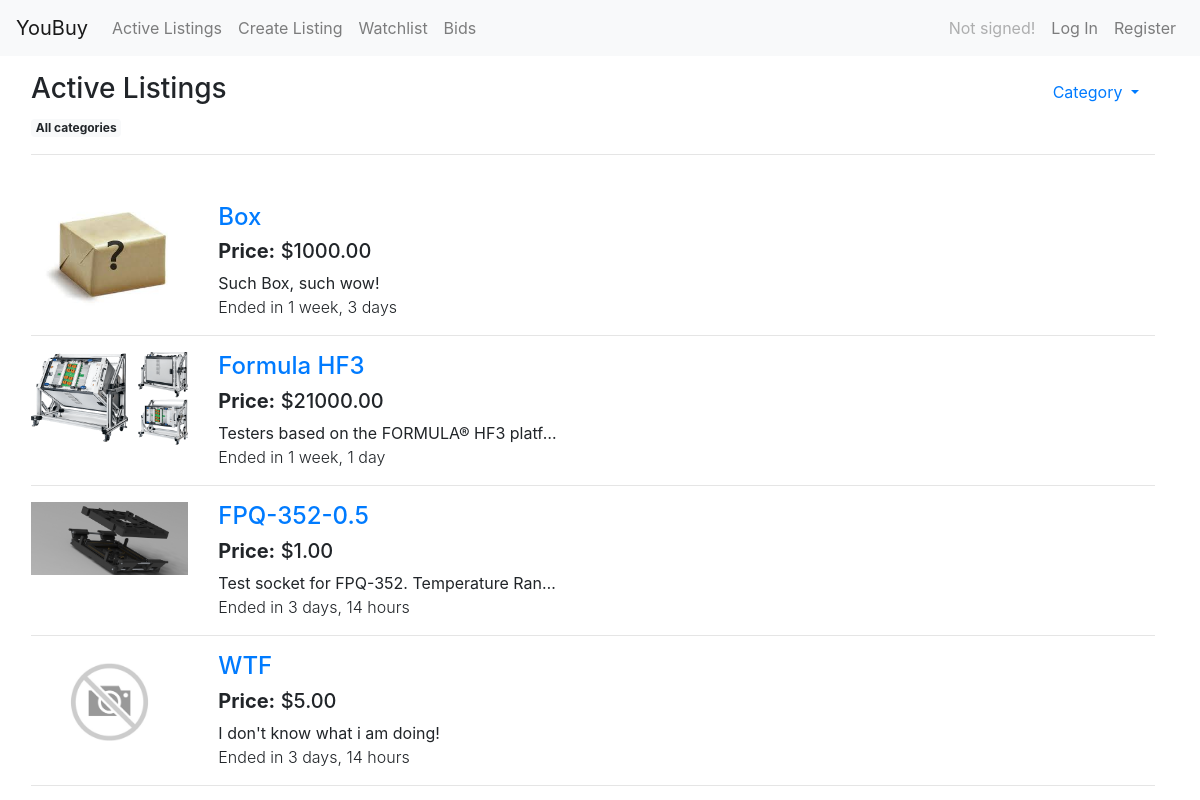
Before: / with the older database file.
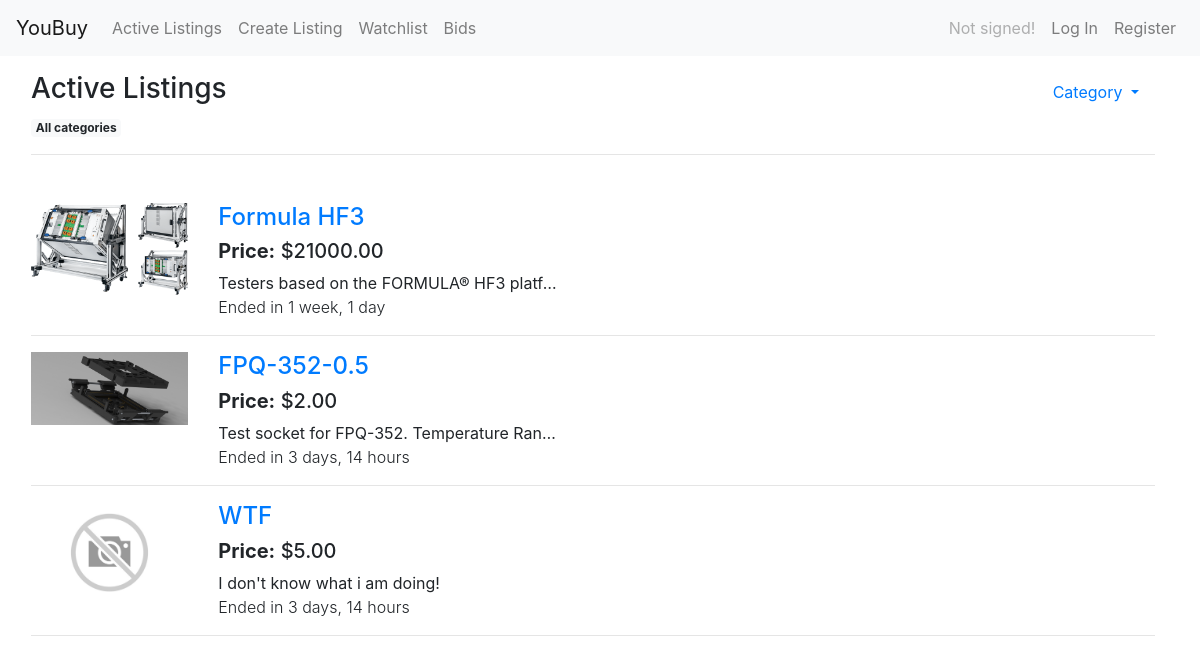
After: the same page with the newer database file.
### auctions/models.py (models this page shows, shortened)
class Listing(models.Model):
    CATEGORIES_CHOICES = [
        ("fashion", "Fashion"),
        ("electronics", "Electronics"),
        ("home", "Home"),
        ("hobby", "Hobby"),
        ("toys", "Toys"),
        ("other", "Other")
    ]
    title = models.CharField(max_length=64)
    description = models.TextField(blank=False)
    category = models.CharField(max_length=64, choices=CATEGORIES_CHOICES)
    start_price = models.DecimalField(max_digits=13, decimal_places=2)
    price = models.DecimalField(max_digits=13, decimal_places=2)
    image = models.ImageField(upload_to=util.user_directory_path, blank=True)
    start_date = models.DateTimeField()
    end_date = models.DateTimeField()
    owner = models.ForeignKey("User", on_delete=models.CASCADE, related_name="listings")

### auctions/views.py (the view)
# urls.py: path("", views.index, name="index"),
def index(request):
    return listings_view(request)

### auctions/views.py (called while the page is built)
def listings_view(request, category=None):
    if category:
        listings = Listing.objects.filter(category=category, end_date__gt=datetime.now())
    else:
        listings = Listing.objects.filter(end_date__gt=datetime.now())
    return render(request, "auctions/index.html", context={
        "listings": listings,
        "category": category
    })

### auctions/templates/auctions/index.html (shortened to what this page needs)
{% extends "auctions/layout.html" %}
{% block body %}
<div class="container-fluid">
            <div class="row pl-3 pt-3">
                <div class="col">
                    <ul class="nav">
                        <li class="nav-text">
                        <div>
                            <h3>Active Listings
                            </h3>
                            {% if category %}
                            <span class="badge badge-light">{{ category|capfirst  }}</span>
                            {% else%}
                            <span class="badge badge-light">All categories</span>
                            {% endif %}
                        </div>
                        </li>
                        <li class="nav-item dropdown ml-auto">
                                <a class="nav-link dropdown-toggle" data-toggle="dropdown" href="#" role="button" aria-haspopup="true" aria-expanded="false">
                                    Category
                                </a>
                        </li>
                    </ul>
                    <hr>
                </div>
            </div>
            <div class="row pl-3 pt-3">
                <div class="col">
                    {% for listing in listings %}
                    <div class="row my-3">
                        <div class="col-md-3 col-xl-2">
                            <a href="{% url 'listing' listing.id %}" class="href_img">
                                {% if listing.image %}
                                <img src="{{ listing.image.url }}">
                                {% else %}
                                <img src="{{ MEDIA_URL }}/no_image.jpg">
                                {% endif %}
                            </a>
                        </div>
                        <div class="col-md-9 col-xl-4">
                            <div>
                                <h4>
                                    <a href="{% url 'listing' listing.id %}">
                                        {{ listing.title }}
                                    </a>
                                </h4>
                            </div>
                            <div>
                                <h5>
                                    <b>Price:</b> ${{ listing.price }}
                                </h5>
                            </div>
                            <div class="truncated_description">
                                {{ listing.description }}
                            </div>
                            <div>
                                <span class="font-weight-light">Ended in {{ listing.end_date|timeuntil }}</span>
                            </div>
                        </div>
                    </div>
                    <hr>
                    {% empty %}
                    There are no listings yet. You can add new!
                    {% endfor %}
                </div>
            </div>
</div>
{% endblock %}

Changed rows visible on the page:
no longer on this page (row edited): Listing: image (picture), title "Box", price "1000.00", description "Such Box, such wow!", end_date "1 week, 3 days"
changed Listing "FPQ-352-0.5": price "1.00" → "2.00"
